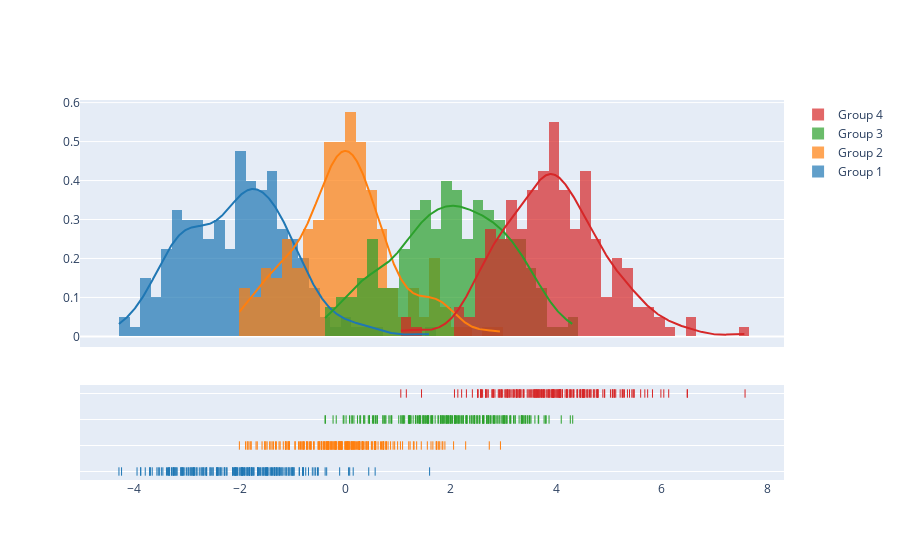

Notebook source saved alongside this figure:
### Markdown cell above
The **distplot figure factory** displays a combination of statistical representations of numerical data, such as histogram, kernel density estimation or normal curve, and rug plot. The figure_factory module has create_distplot() function which needs a mandatory parameter called hist_data.

### Code cell
import plotly.figure_factory as ff
import numpy as np

# Add histogram data
x1 = np.random.randn(200) - 2
x2 = np.random.randn(200)
x3 = np.random.randn(200) + 2
x4 = np.random.randn(200) + 4

# Group data together
hist_data = [x1, x2, x3, x4]

group_labels = ['Group 1', 'Group 2', 'Group 3', 'Group 4']

# Create distplot with custom bin_size
fig = ff.create_distplot(hist_data, group_labels, bin_size=.2)
fig.show()

### Figure 1 — Plotly figure (JSON) as saved in the notebook; plotly's stock layout.template omitted (floating-point values rounded to 4 significant figures; data arrays with more than 128 entries replaced by an {"elided": "..."} marker saying what was removed)
{"data": [{"autobinx": false, "histnorm": "probability density", "legendgroup": "Group 1", "marker": {"color": "rgb(31, 119, 180)"}, "name": "Group 1", "opacity": 0.7, "type": "histogram", "x": {"elided": "200 float values"}, "xaxis": "x", "xbins": {"end": 1.599, "size": 0.2, "start": -4.287}, "yaxis": "y"}, {"autobinx": false, "histnorm": "probability density", "legendgroup": "Group 2", "marker": {"color": "rgb(255, 127, 14)"}, "name": "Group 2", "opacity": 0.7, "type": "histogram", "x": {"elided": "200 float values"}, "xaxis": "x", "xbins": {"end": 2.942, "size": 0.2, "start": -2.005}, "yaxis": "y"}, {"autobinx": false, "histnorm": "probability density", "legendgroup": "Group 3", "marker": {"color": "rgb(44, 160, 44)"}, "name": "Group 3", "opacity": 0.7, "type": "histogram", "x": {"elided": "200 float values"}, "xaxis": "x", "xbins": {"end": 4.311, "size": 0.2, "start": -0.3818}, "yaxis": "y"}, {"autobinx": false, "histnorm": "probability density", "legendgroup": "Group 4", "marker": {"color": "rgb(214, 39, 40)"}, "name": "Group 4", "opacity": 0.7, "type": "histogram", "x": {"elided": "200 float values"}, "xaxis": "x", "xbins": {"end": 7.576, "size": 0.2, "start": 1.053}, "yaxis": "y"}, {"legendgroup": "Group 1", "marker": {"color": "rgb(31, 119, 180)"}, "mode": "lines", "name": "Group 1", "showlegend": false, "type": "scatter", "x": {"elided": "500 float values"}, "xaxis": "x", "y": {"elided": "500 float values"}, "yaxis": "y"}, {"legendgroup": "Group 2", "marker": {"color": "rgb(255, 127, 14)"}, "mode": "lines", "name": "Group 2", "showlegend": false, "type": "scatter", "x": {"elided": "500 float values"}, "xaxis": "x", "y": {"elided": "500 float values"}, "yaxis": "y"}, {"legendgroup": "Group 3", "marker": {"color": "rgb(44, 160, 44)"}, "mode": "lines", "name": "Group 3", "showlegend": false, "type": "scatter", "x": {"elided": "500 float values"}, "xaxis": "x", "y": {"elided": "500 float values"}, "yaxis": "y"}, {"legendgroup": "Group 4", "marker": {"color": "rgb(214, 39, 40)"}, "mode": "lines", "name": "Group 4", "showlegend": false, "type": "scatter", "x": {"elided": "500 float values"}, "xaxis": "x", "y": {"elided": "500 float values"}, "yaxis": "y"}, {"legendgroup": "Group 1", "marker": {"color": "rgb(31, 119, 180)", "symbol": "line-ns-open"}, "mode": "markers", "name": "Group 1", "showlegend": false, "type": "scatter", "x": {"elided": "200 float values"}, "xaxis": "x", "y": {"elided": "200 str values"}, "yaxis": "y2"}, {"legendgroup": "Group 2", "marker": {"color": "rgb(255, 127, 14)", "symbol": "line-ns-open"}, "mode": "markers", "name": "Group 2", "showlegend": false, "type": "scatter", "x": {"elided": "200 float values"}, "xaxis": "x", "y": {"elided": "200 str values"}, "yaxis": "y2"}, {"legendgroup": "Group 3", "marker": {"color": "rgb(44, 160, 44)", "symbol": "line-ns-open"}, "mode": "markers", "name": "Group 3", "showlegend": false, "type": "scatter", "x": {"elided": "200 float values"}, "xaxis": "x", "y": {"elided": "200 str values"}, "yaxis": "y2"}, {"legendgroup": "Group 4", "marker": {"color": "rgb(214, 39, 40)", "symbol": "line-ns-open"}, "mode": "markers", "name": "Group 4", "showlegend": false, "type": "scatter", "x": {"elided": "200 float values"}, "xaxis": "x", "y": {"elided": "200 str values"}, "yaxis": "y2"}], "layout": {"barmode": "overlay", "hovermode": "closest", "legend": {"traceorder": "reversed"}, "xaxis": {"anchor": "y2", "domain": [0, 1], "zeroline": false}, "yaxis": {"anchor": "free", "domain": [0.35, 1], "position": 0}, "yaxis2": {"anchor": "x", "domain": [0, 0.25], "dtick": 1, "showticklabels": false}}}
